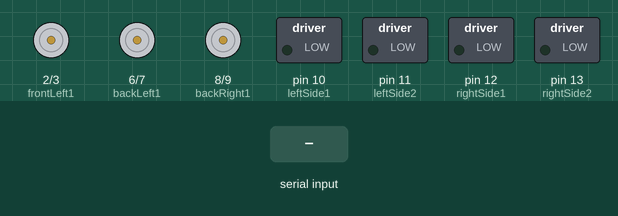
Simulated run of this sketch. Board: Arduino Uno, built with avr-gcc and run on an emulated ATmega328P. Parts: motor-driver pin pairs drawn as motors (green arrow = first pin HIGH = forward, orange = second pin HIGH = backward, longer = more drive), switched loads named in the sketch (green lamp = pin HIGH). The inputs (shaded band) are chosen by the test bench. Pins used as bus, display or sensor lines are not drawn.

Above: at 1.2 s.
1.3 s: "w" received over Serial
At 2.0 s:
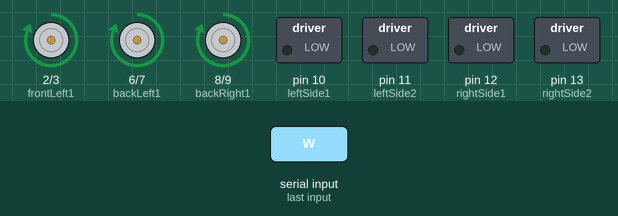
2.8 s: "s" received over Serial
At 3.1 s:
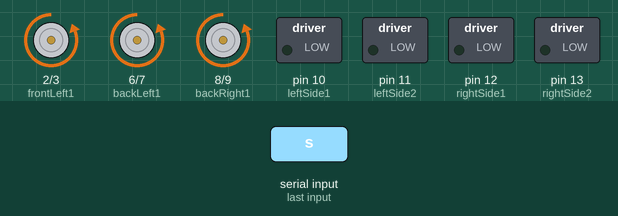
4.3 s: "a" received over Serial
At 5.5 s:
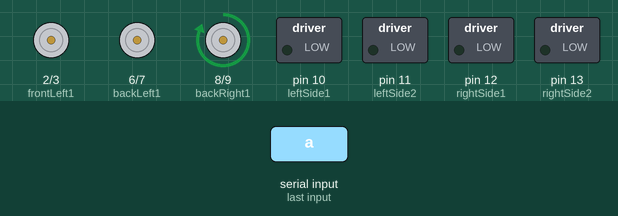
5.8 s: "d" received over Serial
At 6.6 s:
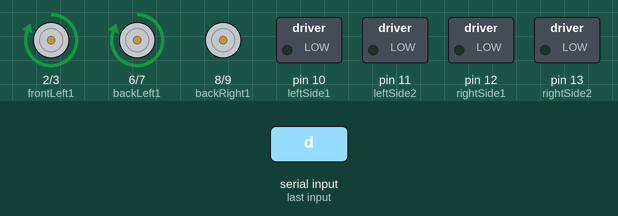
7.3 s: "e" received over Serial
At 7.8 s:
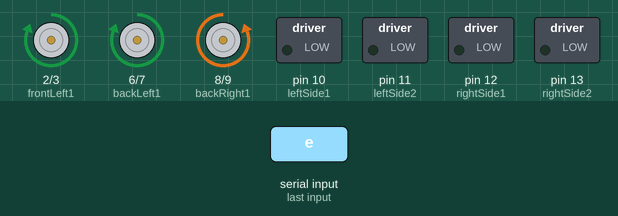
Timing chart, 0 to 9.8 s (numbered marks = the images above; inputs shaded):
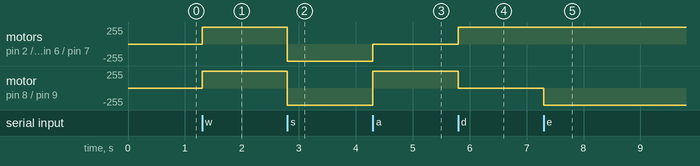

Measured:
- after the input at 1.3 s, motor on pin 2 (frontLeft1) / pin 3 (frontLeft2), motor on pin 6 (backLeft1) / pin 7 (backLeft2), motor on pin 8 (backRight1) / pin 9 (backRight2): stopped → forward 255/255 at once
- after the input at 2.8 s, motor on pin 2 (frontLeft1) / pin 3 (frontLeft2), motor on pin 6 (backLeft1) / pin 7 (backLeft2), motor on pin 8 (backRight1) / pin 9 (backRight2): forward 255/255 → backward 255/255 at once
- after the input at 4.3 s, motor on pin 2 (frontLeft1) / pin 3 (frontLeft2), motor on pin 6 (backLeft1) / pin 7 (backLeft2): backward 255/255 → stopped at once; motor on pin 8 (backRight1) / pin 9 (backRight2): backward 255/255 → forward 255/255 at once
- after the input at 5.8 s, motor on pin 2 (frontLeft1) / pin 3 (frontLeft2), motor on pin 6 (backLeft1) / pin 7 (backLeft2): stopped → forward 255/255 at once; motor on pin 8 (backRight1) / pin 9 (backRight2): forward 255/255 → stopped at once
- after the input at 7.3 s, motor on pin 8 (backRight1) / pin 9 (backRight2): stopped → backward 255/255 at once

The sketch:

cccccccccccccccc.ino
```cpp
const int frontLeft1 = 2;
const int frontLeft2 = 3;

const int frontRight1 = 4;
const int frontRight2 = 5;

const int backLeft1 = 6;
const int backLeft2 = 7;

const int backRight1 = 8;
const int backRight2 = 9;


// Lifter

const int leftSide1 = 10;
const int leftSide2 = 11;

const int rightSide1 = 12;
const int rightSide2 = 13;


char command;

void setup()
{
	Serial.begin(9600);
	pinMode( frontLeft1, OUTPUT);
	pinMode( frontLeft2, OUTPUT);
	pinMode( frontRight1, OUTPUT);
	pinMode( frontRight2, OUTPUT);
	pinMode( backLeft1, OUTPUT);
	pinMode( backLeft2, OUTPUT);
	pinMode( backRight1, OUTPUT);
	pinMode( backRight2, OUTPUT);
	pinMode( leftSide1, OUTPUT);
	pinMode( leftSide2, OUTPUT);
	pinMode( rightSide1, OUTPUT);
	pinMode( rightSide2, OUTPUT);

}

void goForward()
{
	digitalWrite(frontLeft1, HIGH);
	digitalWrite(frontLeft2, LOW);
	digitalWrite(frontRight1, HIGH);
	digitalWrite(frontRight2, LOW);
	digitalWrite(backLeft1, HIGH);
	digitalWrite(backLeft2, LOW);
	digitalWrite(backRight1, HIGH);
	digitalWrite(backRight2, LOW);
}

void goBackward()
{
	digitalWrite(frontLeft1, LOW);
	digitalWrite(frontLeft2, HIGH);
	digitalWrite(frontRight1, LOW);
	digitalWrite(frontRight2, HIGH);
	digitalWrite(backLeft1, LOW);
	digitalWrite(backLeft2, HIGH);
	digitalWrite(backRight1, LOW);
	digitalWrite(backRight2, HIGH);
}

void goLeft()
{
	digitalWrite(frontLeft1, LOW);
	digitalWrite(frontLeft2, LOW);
	digitalWrite(frontRight1, HIGH);
	digitalWrite(frontRight2, LOW);
	digitalWrite(backLeft1, LOW);
	digitalWrite(backLeft2, LOW);
	digitalWrite(backRight1, HIGH);
	digitalWrite(backRight2, LOW);
}

void goRight()
{
	digitalWrite(frontLeft1, HIGH);
	digitalWrite(frontLeft2, LOW);
	digitalWrite(frontRight1, LOW);
	digitalWrite(frontRight2, LOW);
	digitalWrite(backLeft1, HIGH);
	digitalWrite(backLeft2, LOW);
	digitalWrite(backRight1, LOW);
	digitalWrite(backRight2, LOW);


}

void turn360()
{
	digitalWrite(frontLeft1, HIGH);
	digitalWrite(frontLeft2, LOW);
	digitalWrite(frontRight1, LOW);
	digitalWrite(frontRight2, HIGH);
	digitalWrite(backLeft1, HIGH);
	digitalWrite(backLeft2, LOW);
	digitalWrite(backRight1, LOW);
	digitalWrite(backRight2, HIGH);

}

void stopall()
{

	digitalWrite(frontLeft1, LOW);
	digitalWrite(frontLeft2, LOW);
	digitalWrite(frontRight1, LOW);
	digitalWrite(frontRight2, LOW);
	digitalWrite(backLeft1, LOW);
	digitalWrite(backLeft2, LOW);
	digitalWrite(backRight1, LOW);
	digitalWrite(backRight2, LOW);


}


//Write lifter motor codes here


void loop()
{
	if (Serial.available()>0){
		command = Serial.read();

		switch (command){
			case 'w':
				goForward();
				break;
			case 's':
				goBackward();
				break;
			case 'a':
				goLeft();
				break;
			case 'd':
				goRight();
				break;

			case 'e':
				turn360();
				break;

			default:
				stopall();
				break;


		}


	}


}
```
